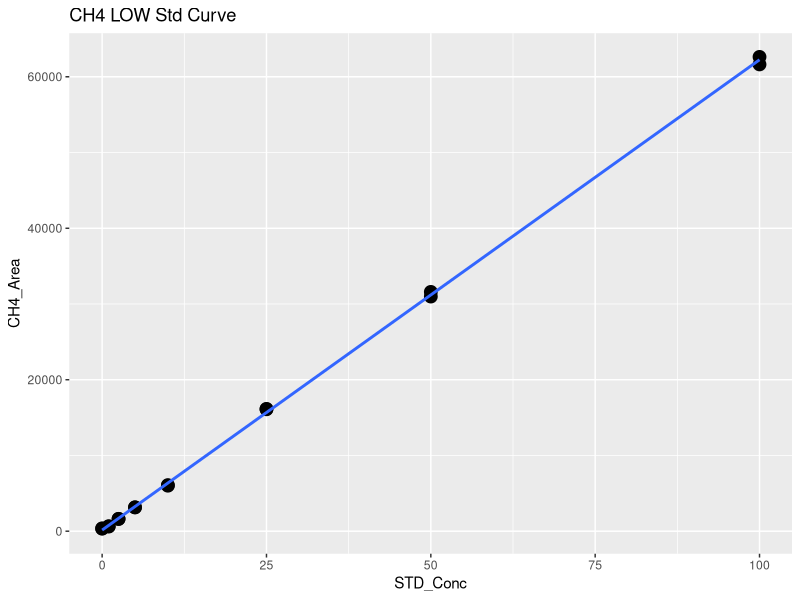
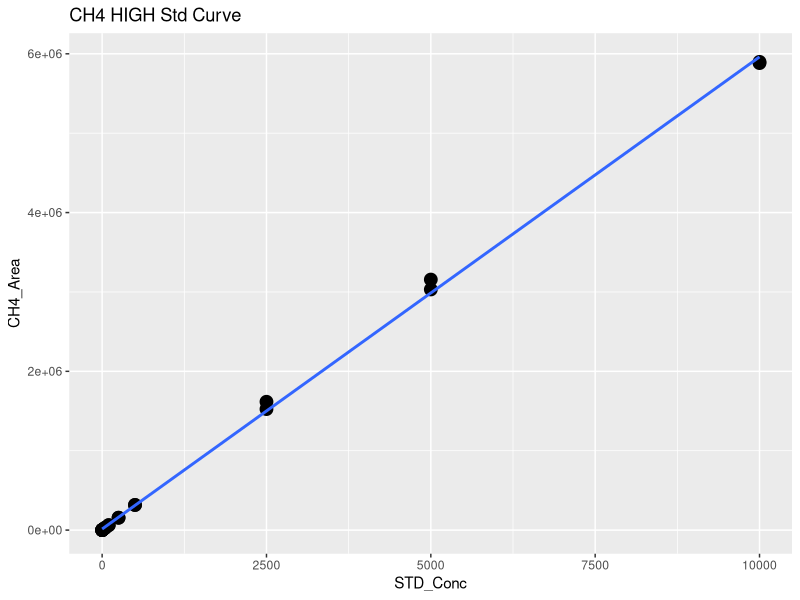
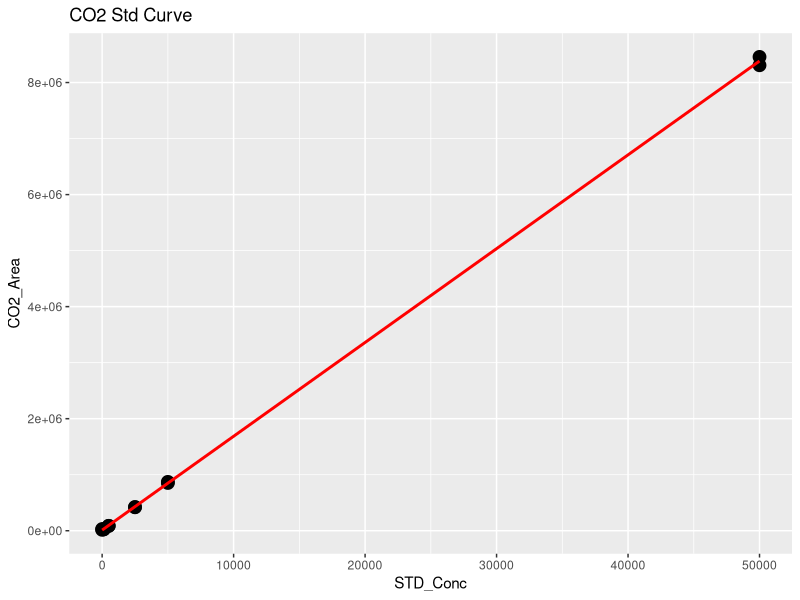
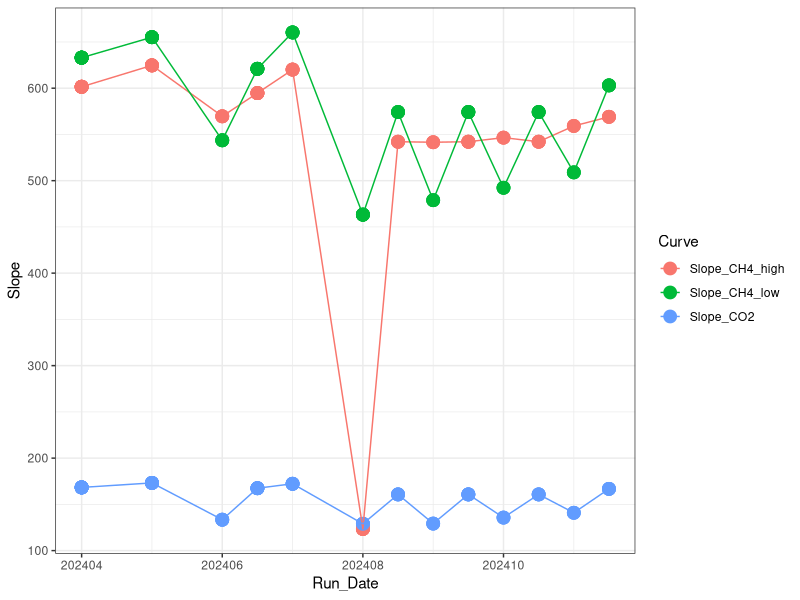

Generate these figures, in order, with R: (Note: this script raises an error after producing the figures.)
## ---- chunk 1
library(dplyr)
library(ggplot2)
library(ggpubr)
library(stringr)
## ---- chunk 2

#Read in June Data 
raw <- read.csv("2024 Raw Data/TEMPEST_SGAS_202406_ALL_entered_wMWcurves.csv")
head(raw)

#pull out methane standards
stds_ch4 <-  raw %>%  
  filter(str_detect(User, "Wegner")) %>% 
  filter(str_detect(Sample_Type, "STD_CH4"))
#head(stds_ch4)

#split into high curve and low curve for CH4
stds_ch4_low <- stds_ch4  %>%  
  filter(!STD_Conc > 100)

#Low curve for CH4
CH4_Low <- ggplot(stds_ch4_low, aes(STD_Conc, CH4_Area)) + geom_point(size=4) + 
  geom_smooth(method = "lm", se = FALSE) + labs(title="CH4 LOW Std Curve")
CH4_Low

CH4_Low_lm <- lm(stds_ch4_low$CH4_Area ~ stds_ch4_low$STD_Conc)
summary(CH4_Low_lm)
cf <- coef(CH4_Low_lm)

#create data frame with 1 rows and 0 columns
Slope_CH4_low <- data.frame(matrix(ncol = 0, nrow = 1))
Slope_CH4_low$Curve <- "Slope_CH4_low"
Slope_CH4_low$R2 <- summary(CH4_Low_lm)$adj.r.squared
Slope_CH4_low$Slope <- cf[2]
Slope_CH4_low$Intercept <- cf[1]
#head(Slope_CH4_low)

#High curve for CH4
CH4_High <- ggplot(stds_ch4, aes(STD_Conc, CH4_Area)) + geom_point(size=4) + 
  geom_smooth(method = "lm", se = FALSE) + labs(title="CH4 HIGH Std Curve")
CH4_High

stds_ch4_lm <- lm(stds_ch4$CH4_Area ~ stds_ch4$STD_Conc)
summary(stds_ch4_lm)
cf <- coef(stds_ch4_lm)

#create data frame with 1 rows and 0 columns
Slope_CH4_high <- data.frame(matrix(ncol = 0, nrow = 1))
Slope_CH4_high$Curve <- "Slope_CH4_high"
Slope_CH4_high$R2 <- summary(stds_ch4_lm)$adj.r.squared
Slope_CH4_high$Slope <- cf[2]
Slope_CH4_high$Intercept <- cf[1]
#head(Slope_CH4_high)

#pull out co2 standards
stds_co2 <-  raw %>%  
  filter(str_detect(User, "Wegner")) %>% 
  filter(str_detect(Sample_Type, "STD_CO2"))
#head(stds_co2)

#CO2 Curve
CO2_stds <- ggplot(stds_co2, aes(STD_Conc, CO2_Area)) + geom_point(size=4) + 
  geom_smooth(method = "lm", se = FALSE, color="red") + labs(title="CO2 Std Curve")
CO2_stds

stds_co2_lm <- lm(stds_co2$CO2_Area ~ stds_co2$STD_Conc)
summary(stds_co2_lm)
cf <- coef(stds_co2_lm)

#create data frame with 1 rows and 0 columns
Slope_CO2 <- data.frame(matrix(ncol = 0, nrow = 1))
Slope_CO2$Curve <- "Slope_CO2"
Slope_CO2$R2 <- summary(stds_co2_lm)$adj.r.squared
Slope_CO2$Slope <- cf[2]
Slope_CO2$Intercept <- cf[1]
#head(Slope_CO2)

#pull all the slopes together into one dataframe 
Slopes <- rbind(Slope_CH4_low, Slope_CH4_high, Slope_CO2)
#head(Slopes)

#needs changed each time #####
Slopes$Run_Date <- c(202406.5, 202406.5, 202406.5)

log <- read.csv("2024 Raw Data/COMPASS_TEMPEST_Varian_QAQC_2024.csv")
head(log)
log <- log[ ,-c(1)]
log <- rbind(log, Slopes)

Slopes_chk <- ggplot(log, aes(Run_Date, Slope, col=Curve)) + geom_point(size=4) + geom_line() + theme_bw()
Slopes_chk

write.csv(log, "2024 Raw Data/COMPASS_TEMPEST_Varian_QAQC_2024.csv")
## ---- chunk 3
#head(raw)

#pull out methane standards
Samples <-  raw %>%  
  filter(!str_detect(Sample_Type, "STD_CH4")) %>%  
  filter(!str_detect(Sample_Type, "STD_CO2")) %>%  
  filter(!str_detect(Sample_Type, "Blank")) %>%  
  filter(!str_detect(Sample_Type, "Chk_STD")) %>%  
   filter(!str_detect(Sample_Type, "CHKSTD")) %>%
  filter(!str_detect(Sample_Type, "NA"))
#head(Samples)

#Now flag any areas that are above the 100ppm area for CH4
Samples$CH4_Curve <- ifelse(Samples$CH4_Area >71000, "High", "Low")
#head(Samples)

#Calculate CH4 concentrations in ppm
Samples$CH4_Conc_ppm <- ifelse(Samples$CH4_Area >71000, (Samples$CH4_Area-Slope_CH4_high$Intercept)/Slope_CH4_high$Slope,                                       (Samples$CH4_Area-Slope_CH4_low$Intercept)/Slope_CH4_low$Slope )

#Calculate CO2 concentrations in ppm 
Samples$CO2_Conc_ppm <- ((Samples$CO2_Area-Slope_CO2$Intercept)/Slope_CO2$Slope) 

#head(Samples)

##########make flags for any dilutions needed 
#highest CH4 standard = 10000
#highest CO2 standard = 50000

Samples$CH4_Flag <- ifelse(Samples$CH4_Conc_ppm >10000, "Needs Dilution", "Within Range")
Samples$CO2_Flag <- ifelse(Samples$CO2_Conc_ppm >50000, "Needs Dilution", "Within Range")
#head(Samples)

## ---- chunk 4

chks <-  raw %>%  
  filter(!str_detect(Sample_Type, "STD_CH4")) %>%  
  filter(!str_detect(Sample_Type, "STD_CO2")) %>%  
  filter(!str_detect(Sample_Type, "Blank")) %>%  
  filter(!str_detect(Sample_Type, "Unknown")) %>%  
  filter(!str_detect(Sample_Type, "NA"))
#head(chks)

#Calculate CH4 concentrations in ppm
chks$CH4_Conc_ppm <- ifelse(chks$CH4_Area >71000, 
                      (chks$CH4_Area-Slope_CH4_high$Intercept)/Slope_CH4_high$Slope,                                       (chks$CH4_Area-Slope_CH4_low$Intercept)/Slope_CH4_low$Slope )

#Calculate CO2 concentrations in ppm 
chks$CO2_Conc_ppm <- ((chks$CO2_Area-Slope_CO2$Intercept)/Slope_CO2$Slope)



#change this if check standard concentrations are different 
level_ch4 <- 5      #ppm
level_co2 <- 1000   #ppm

#calculate percent difference of check standards 
chks$Ch4_diff <- ((chks$CH4_Conc_ppm - level_ch4)/((chks$CH4_Conc_ppm + level_ch4)/2)) * 100
chks$CH4_diff_flag <-  ifelse(chks$Ch4_diff <10, 'YES', 'NO, rerun')

chks$CO2_diff <- ((chks$CO2_Conc_ppm - level_co2)/((chks$CO2_Conc_ppm + level_co2)/2)) * 100
chks$CO2_diff_flag <-  ifelse(chks$CO2_diff <10, 'YES', 'NO, rerun')

#now plot the Ch4 concentrations and the CO2 concentrations vs. the expected concentration 
#then also make the color the percent difference between the expected and observed concentration 

ch4_chk <-  ggplot(data = chks, aes(x = Sample_ID, y = CH4_Conc_ppm, fill=CH4_diff_flag)) +
       geom_bar(stat = 'identity') + 
        scale_fill_manual(values=c("darkgreen", "darkgrey"))+
        #scale_fill_gradient2(low='red', mid='white', high='blue', space='Lab') + 
        theme_classic() + labs(x= " ", y="Percent Difference  (%)", title="Check Stds: CH4") + 
        theme(legend.position="bottom") +  geom_hline(yintercept=level_ch4, linetype="dashed", 
                color = "black", linewidth=1)


co2_chk <-  ggplot(data = chks, aes(x = Sample_ID, y = CO2_Conc_ppm, fill=CO2_diff_flag)) +
       geom_bar(stat = 'identity') + 
        scale_fill_manual(values=c( "darkgrey", "darkgreen"))+
        #scale_fill_gradient2(low='red', mid='white', high='blue', space='Lab') + 
        theme_classic() + labs(x= " ", y="Percent Difference  (%)", title="Check Stds: CO2") + 
        theme(legend.position="bottom") +  geom_hline(yintercept=level_co2, linetype="dashed", 
                color = "black", linewidth=1)

ggarrange(ch4_chk, co2_chk, nrow=1, ncol=2)


## ---- chunk 5

#multiply the concentration by the dilution factor
Samples$CH4_Conc_ppm_dilcorr <- (Samples$CH4_Conc_ppm * Samples$Dilution_Factor)

Samples$CO2_Conc_ppm_dilcorr <- (Samples$CO2_Conc_ppm * Samples$Dilution_Factor)

#check results
#head(Samples)

#quick first look at the samples 
ch4_samples <-  ggplot(data = Samples, aes(x = Sample_ID, y = CH4_Conc_ppm, fill=CH4_Flag)) +
       geom_bar(stat = 'identity') + 
        scale_fill_manual(values=c("darkgreen","red"))+
        #scale_fill_gradient2(low='red', mid='white', high='blue', space='Lab') + 
        theme_classic() + labs(x= " ", y="CH4 (ppm)", title="CH4: Green = Within Range") + 
        theme(legend.position="none") 


co2_samples <-  ggplot(data = Samples, aes(x = Sample_ID, y = CO2_Conc_ppm, fill=CO2_Flag)) +
       geom_bar(stat = 'identity') + 
        scale_fill_manual(values=c("red", "darkgreen"))+
        #scale_fill_gradient2(low='red', mid='white', high='blue', space='Lab') + 
        theme_classic() + labs(x= " ", y="CO2 (ppm)", title="CO2: Green = Within Range") + 
        theme(legend.position="none") 

ggarrange(ch4_samples, co2_samples, nrow=1, ncol=2)


## ---- chunk 6

# Convert ppm CH4 to total umol CH4 in the sample headspace
# use Ideal Gas Law:  
#   hdsp umol CH4 = ppm CH4*(PV/RT) 
#      P = 1 (pressure in atm)
#      R = 0.082 (gas constant)
#      V = 0.015 (gas syringe volume in L)
#      T = "TempC" column value in Kelvin (equilibration temperature)

#set the volume used for the sample
volume = 0.02  #in Liters (samples are 20mL so 0.02mL )
TempC <-  25 #I am assuming 25C not sure how we want to handle this
IdealGas <- 0.08206

#Calculate CH4 concentrations in ppm
Samples$CH4_Conc_umol <- ifelse(Samples$G_W == "W",
                    ((Samples$CH4_Conc_ppm_dilcorr*((1*volume)/(0.08206*(TempC+273.15))))/(volume)),
                    (Samples$CH4_Conc_ppm_dilcorr*((1*volume)/(0.08206*(TempC+273.15)))))
Samples$CO2_Conc_umol <- ifelse(Samples$G_W == "W",
                    ((Samples$CO2_Conc_ppm_dilcorr*((1*volume)/(0.08206*(TempC+273.15))))/(volume)),
                    (Samples$CO2_Conc_ppm_dilcorr*((1*volume)/(0.08206*(TempC+273.15)))))

Samples$CH4_Conc_nmol <- Samples$CH4_Conc_umol * 1000
Samples$CO2_Conc_nmol <- Samples$CO2_Conc_umol * 1000

#quick first look at the samples 
ch4_samples1 <-  ggplot(data = Samples, aes(x = Sample_ID, y = CH4_Conc_nmol, fill=G_W)) +
       geom_bar(stat = 'identity') + 
        scale_fill_manual(values=c("darkgrey","darkblue"))+
        #scale_fill_gradient2(low='red', mid='white', high='blue', space='Lab') + 
        theme_classic() + labs(x= " ", y="CH4 (uM)", title="CH4: Blue = PW Sample") + 
        theme(legend.position="none") 


co2_samples1 <-  ggplot(data = Samples, aes(x = Sample_ID, y = CO2_Conc_nmol, fill=G_W)) +
       geom_bar(stat = 'identity') + 
        scale_fill_manual(values=c("darkgrey","darkblue"))+
        #scale_fill_gradient2(low='red', mid='white', high='blue', space='Lab') + 
        theme_classic() + labs(x= " ", y="CO2 (uM)", title="CO2: Blue = PW Sample") + 
        theme(legend.position="none") 

ggarrange(ch4_samples1, co2_samples1, nrow=1, ncol=2)

## ---- chunk 7
#check results
#head(Samples)

#pull out what we need 
Samples1 <- Samples[ ,c(1:3,6:17,21, 24:33)]
#head(Samples1)

#change the column names as needed 
#colnames(samples1) <- c("Machine", "User", "Run_Date" , "Sample_Year" ,  "Sample_Month" , "Sample_Day" ,
 #                       "Sample_Time" , "Time_Zone" , "G_W" , "Sample_Plot","Sample_Grid","Sample_Depth" ,
  #                      "Sample_ID" ,  "Dilution_Factor", "Notes" ,  "CH4_Flag", "CO2_Flag" , 
   #                     "CH4_Conc_ppm_dilcorr", "CO2_Conc_ppm_dilcorr")

write.csv(Samples1, "2024 Processed Data/COMPASS_TEMPEST_SGW_202406_Processed.csv")
